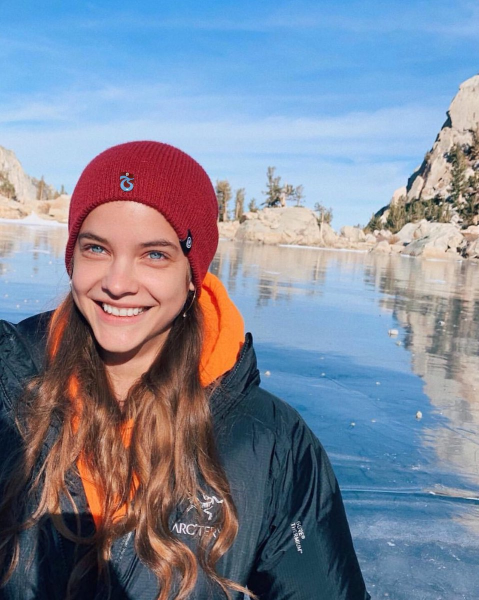
#> input picture barbara.jpg, 958 x 1200 px (shown at 1/2 size)
$ python findRedColorBarbaraPalvin.py
#> lines starting #> are read from the running program, lines starting #| are printed output that depends on the picture; after the words box and inside, x2 and y2 are one past the last pixel; in counts of white or black regions, pixels touching at a corner belong together
import cv2
import numpy as np

resim = cv2.imread("barbara.jpg")
#> resim is the input picture: shape (1200, 958, 3); mean B, G, R 153.7, 135.1, 126.5

scale_percent = 50
width = int(resim.shape[1] * scale_percent / 100)
#> width = 479
height = int(resim.shape[0] * scale_percent / 100)
#> height = 600
dsize = (width, height)
#> dsize = (479, 600)
output = cv2.resize(resim, dsize)
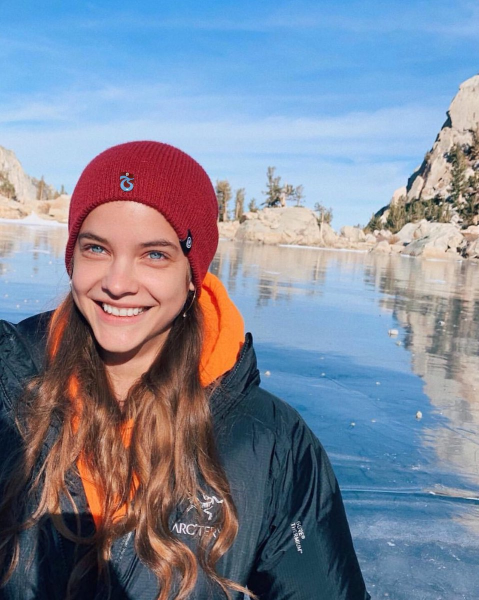
#> output: shape (600, 479, 3); mean B, G, R 153.9, 135.2, 126.6


down = np.array([150,50,50])
up = np.array([190,255,255])


hsv = cv2.cvtColor(output,cv2.COLOR_BGR2HSV)
#> hsv: shape (600, 479, 3); mean H, S, V 79.5, 105.6, 174.9
mask = cv2.inRange(hsv,down,up)
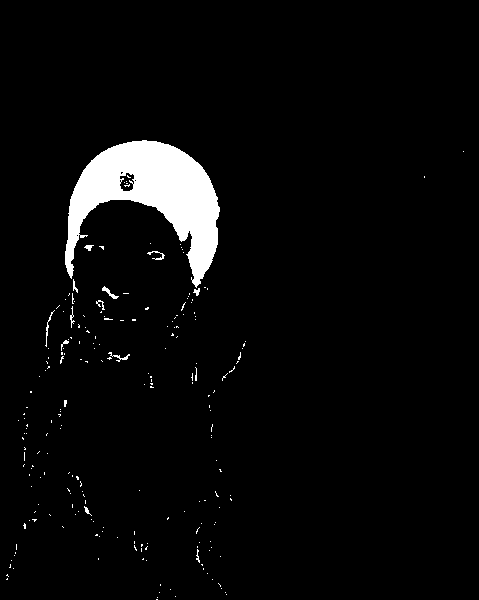
#> mask: shape (600, 479); 4% white; 217 white regions (203 under 20 px), largest, box (x1, y1, x2, y2) and area: (65, 140, 220, 288) 10419, (102, 286, 119, 299) 64, (108, 352, 130, 362) 58
last_image = cv2.bitwise_and(hsv,hsv,mask = mask)
#> last_image: shape (600, 479, 3); mean H, S, V 7, 7.4, 5.8


cv2.imshow("resized",output)
cv2.imshow("BGR default",output)
cv2.imshow("red in mask",mask)
cv2.imshow("HUE STRATION VALUE(HSR) space",hsv)
cv2.imshow("red processing",last_image)


cv2.waitKey(0)
cv2.destroyAllWindows()
